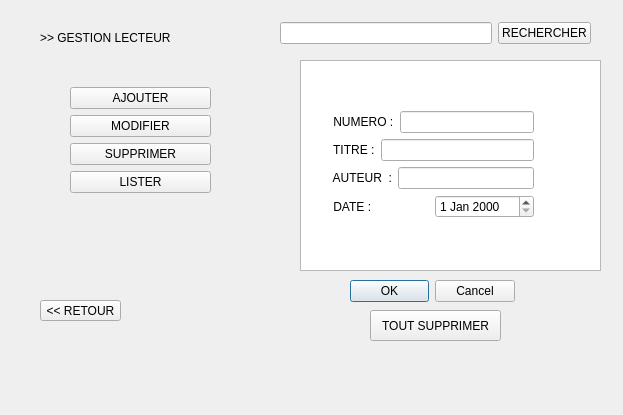
<?xml version="1.0" encoding="UTF-8"?>
<ui version="4.0">
 <class>g_livres_window</class>
 <widget class="QDialog" name="g_livres_window">
  <property name="geometry">
   <rect>
    <x>0</x>
    <y>0</y>
    <width>623</width>
    <height>415</height>
   </rect>
  </property>
  <property name="windowTitle">
   <string>Dialog</string>
  </property>
  <property name="autoFillBackground">
   <bool>false</bool>
  </property>
  <widget class="QPushButton" name="pushButton_4">
   <property name="enabled">
    <bool>true</bool>
   </property>
   <property name="geometry">
    <rect>
     <x>40</x>
     <y>300</y>
     <width>81</width>
     <height>21</height>
    </rect>
   </property>
   <property name="focusPolicy">
    <enum>Qt::NoFocus</enum>
   </property>
   <property name="text">
    <string>&lt;&lt; RETOUR</string>
   </property>
  </widget>
  <widget class="QLabel" name="label">
   <property name="geometry">
    <rect>
     <x>40</x>
     <y>30</y>
     <width>151</width>
     <height>16</height>
    </rect>
   </property>
   <property name="text">
    <string>&gt;&gt; GESTION LECTEUR</string>
   </property>
  </widget>
  <widget class="QListWidget" name="listWidget">
   <property name="geometry">
    <rect>
     <x>300</x>
     <y>60</y>
     <width>301</width>
     <height>211</height>
    </rect>
   </property>
   <property name="mouseTracking">
    <bool>true</bool>
   </property>
   <property name="movement">
    <enum>QListView::Static</enum>
   </property>
  </widget>
  <widget class="QDialogButtonBox" name="buttonBox">
   <property name="geometry">
    <rect>
     <x>350</x>
     <y>280</y>
     <width>165</width>
     <height>23</height>
    </rect>
   </property>
   <property name="standardButtons">
    <set>QDialogButtonBox::Cancel|QDialogButtonBox::Ok</set>
   </property>
  </widget>
  <widget class="QPushButton" name="pushButton_6">
   <property name="geometry">
    <rect>
     <x>370</x>
     <y>310</y>
     <width>131</width>
     <height>31</height>
    </rect>
   </property>
   <property name="text">
    <string>TOUT SUPPRIMER</string>
   </property>
  </widget>
  <widget class="QWidget" name="layoutWidget">
   <property name="geometry">
    <rect>
     <x>70</x>
     <y>80</y>
     <width>141</width>
     <height>121</height>
    </rect>
   </property>
   <layout class="QVBoxLayout" name="verticalLayout_2">
    <item>
     <layout class="QVBoxLayout" name="verticalLayout">
      <item>
       <widget class="QPushButton" name="pushButton">
        <property name="focusPolicy">
         <enum>Qt::NoFocus</enum>
        </property>
        <property name="text">
         <string>AJOUTER</string>
        </property>
       </widget>
      </item>
      <item>
       <widget class="QPushButton" name="pushButton_5">
        <property name="focusPolicy">
         <enum>Qt::NoFocus</enum>
        </property>
        <property name="text">
         <string>MODIFIER</string>
        </property>
       </widget>
      </item>
      <item>
       <widget class="QPushButton" name="pushButton_2">
        <property name="focusPolicy">
         <enum>Qt::NoFocus</enum>
        </property>
        <property name="text">
         <string>SUPPRIMER</string>
        </property>
       </widget>
      </item>
      <item>
       <widget class="QPushButton" name="pushButton_3">
        <property name="focusPolicy">
         <enum>Qt::NoFocus</enum>
        </property>
        <property name="text">
         <string>LISTER</string>
        </property>
       </widget>
      </item>
     </layout>
    </item>
   </layout>
  </widget>
  <widget class="QWidget" name="layoutWidget">
   <property name="geometry">
    <rect>
     <x>330</x>
     <y>80</y>
     <width>204</width>
     <height>169</height>
    </rect>
   </property>
   <layout class="QVBoxLayout" name="verticalLayout_4">
    <item>
     <layout class="QVBoxLayout" name="verticalLayout_3">
      <item>
       <layout class="QHBoxLayout" name="horizontalLayout">
        <item>
         <widget class="QLabel" name="label_2">
          <property name="text">
           <string> NUMERO :</string>
          </property>
         </widget>
        </item>
        <item>
         <widget class="QLineEdit" name="lineEdit"/>
        </item>
       </layout>
      </item>
      <item>
       <layout class="QHBoxLayout" name="horizontalLayout_2">
        <item>
         <widget class="QLabel" name="label_3">
          <property name="text">
           <string> TITRE :</string>
          </property>
         </widget>
        </item>
        <item>
         <widget class="QLineEdit" name="lineEdit_2">
          <property name="maximumSize">
           <size>
            <width>167772</width>
            <height>16777215</height>
           </size>
          </property>
         </widget>
        </item>
       </layout>
      </item>
      <item>
       <layout class="QHBoxLayout" name="horizontalLayout_3">
        <item>
         <widget class="QLabel" name="label_4">
          <property name="text">
           <string> AUTEUR  :</string>
          </property>
         </widget>
        </item>
        <item>
         <widget class="QLineEdit" name="lineEdit_3"/>
        </item>
       </layout>
      </item>
      <item>
       <layout class="QHBoxLayout" name="horizontalLayout_4">
        <item>
         <widget class="QLabel" name="label_5">
          <property name="text">
           <string> DATE :</string>
          </property>
         </widget>
        </item>
        <item>
         <widget class="QDateEdit" name="dateEdit"/>
        </item>
       </layout>
      </item>
     </layout>
    </item>
   </layout>
  </widget>
  <widget class="QWidget" name="layoutWidget_2">
   <property name="geometry">
    <rect>
     <x>280</x>
     <y>20</y>
     <width>311</width>
     <height>26</height>
    </rect>
   </property>
   <layout class="QHBoxLayout" name="horizontalLayout_5">
    <item>
     <widget class="QLineEdit" name="input_rech"/>
    </item>
    <item>
     <widget class="QPushButton" name="but_rech">
      <property name="text">
       <string>RECHERCHER</string>
      </property>
     </widget>
    </item>
   </layout>
  </widget>
 </widget>
 <resources/>
 <connections/>
</ui>
